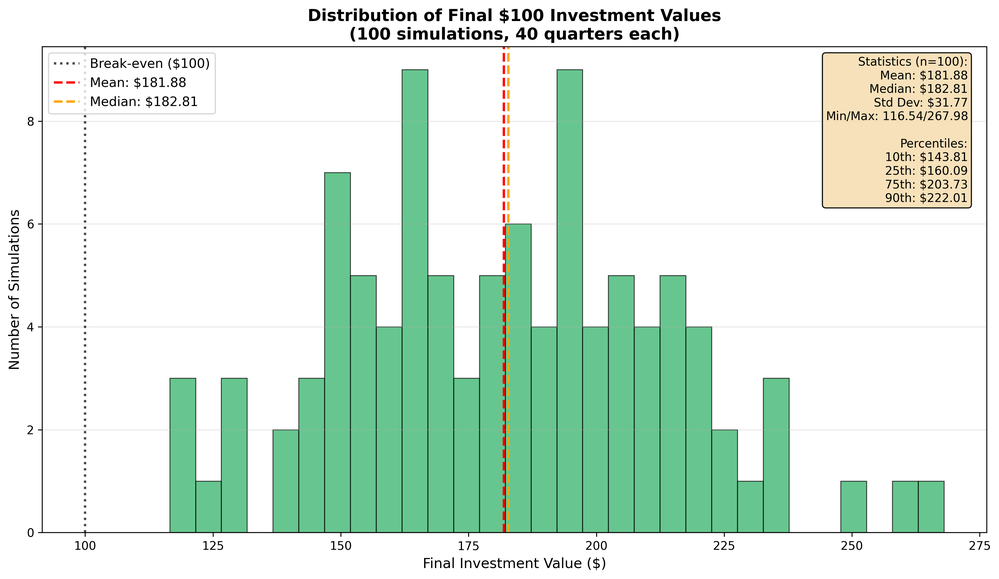
#> input picture batch_plot1_investment_value_distribution.png, 999 x 579 px, shrunk from 3559 x 2064 before the run, found by its file name
$ python generate_overview_pdf.py
#> lines starting #> are read from the running program, lines starting #| are printed output that depends on the picture
#!/usr/bin/env python3
"""
Generate the public PDF overview for the professor quant partnership model.
"""

from pathlib import Path
from textwrap import wrap

import matplotlib

matplotlib.use("Agg")

import matplotlib.pyplot as plt
from matplotlib.backends.backend_pdf import PdfPages
from matplotlib.patches import FancyArrowPatch, FancyBboxPatch


OUTPUT_PATH = Path("professor_quant_partnership_model_overview.pdf")
LETTER_SIZE = (8.5, 11)

COLORS = {
    "ink": "#111827",
    "muted": "#374151",
    "blue": "#e8f2ff",
    "green": "#eaf8ef",
    "yellow": "#fff4d7",
    "red": "#ffecec",
    "violet": "#f1efff",
    "teal": "#0f766e",
    "line": "#1f2937",
}


plt.rcParams.update(
    {
        "font.family": "DejaVu Sans",
        "pdf.fonttype": 42,
        "ps.fonttype": 42,
    }
)


def escape_text(value: str) -> str:
    return value.replace("$", r"\$")


def new_page():
    fig = plt.figure(figsize=LETTER_SIZE, facecolor="white")
    ax = fig.add_axes([0, 0, 1, 1])
    ax.set_xlim(0, 1)
    ax.set_ylim(0, 1)
    ax.axis("off")
    return fig, ax


def save_page(pdf, fig):
    pdf.savefig(fig)
    plt.close(fig)


def add_text(
    ax,
    x,
    y,
    value,
    size=12,
    weight="normal",
    color=None,
    ha="left",
    va="top",
    width=None,
    line_spacing=1.35,
):
    color = color or COLORS["ink"]
    if width:
        lines = []
        for paragraph in value.split("\n"):
            lines.extend(wrap(paragraph, width=width) or [""])
        value = "\n".join(lines)
    ax.text(
        x,
        y,
        escape_text(value),
        fontsize=size,
        fontweight=weight,
        color=color,
        ha=ha,
        va=va,
        linespacing=line_spacing,
    )


def add_box(
    ax,
    x,
    y,
    w,
    h,
    title,
    body="",
    fill="#ffffff",
    metric=None,
    metric_size=20,
    metric_body_x=None,
):
    patch = FancyBboxPatch(
        (x, y),
        w,
        h,
        boxstyle="round,pad=0.012,rounding_size=0.02",
        linewidth=1.6,
        edgecolor=COLORS["line"],
        facecolor=fill,
    )
    ax.add_patch(patch)
    add_text(ax, x + 0.025, y + h - 0.028, title, size=13, weight="bold")
    if metric:
        add_text(ax, x + 0.025, y + h - 0.075, metric, size=metric_size, weight="bold")
        body_x = metric_body_x if metric_body_x is not None else x + min(0.16, w * 0.42)
        wrap_width = max(10, int((x + w - body_x - 0.03) * 70))
        add_text(ax, body_x, y + h - 0.072, body, size=9.8, color=COLORS["muted"], width=wrap_width)
    elif body:
        wrap_width = max(14, int(w * 95))
        add_text(ax, x + 0.025, y + h - 0.07, body, size=10.5, color=COLORS["muted"], width=wrap_width)


def add_arrow(ax, start, end, rad=0.0):
    ax.add_patch(
        FancyArrowPatch(
            start,
            end,
            arrowstyle="-|>",
            mutation_scale=18,
            linewidth=1.8,
            color=COLORS["line"],
            connectionstyle=f"arc3,rad={rad}",
        )
    )


def add_title_page(pdf):
    fig, ax = new_page()
    add_text(ax, 0.08, 0.94, "Professor Quant Partnership Model", size=25, weight="bold")
    add_text(
        ax,
        0.08,
        0.90,
        "A simulation of an LLM-enabled quant hedge fund as an alternative funding source "
        "for university research labs.",
        size=13.5,
        color=COLORS["muted"],
        width=78,
    )
    add_text(
        ax,
        0.08,
        0.835,
        "Repository: https://github.com/huazuhao/professor_quant_partnership_model",
        size=10.5,
        color=COLORS["muted"],
    )

    readme_intro = [
        (
            "This repository studies a new research-lab funding model made possible by the rapid "
            "improvement of LLM coding."
        ),
        (
            "University labs in mathematics, statistics, optimization, simulation, computational "
            "modeling, and related STEM fields already have the talent systematic hedge funds rely on. "
            "The old bottleneck was implementation: turning a research idea into clean data, backtests, "
            "diagnostics, risk controls, deployment code, and monitoring usually took more engineering "
            "time than a short sabbatical or research leave could support."
        ),
        (
            "LLM-assisted coding changes that. A 6- to 12-month sabbatical can now be "
            "enough for professors to help invent or improve systematic trading strategies. If validated "
            "strategies are traded, part of the profits can fund the contributing labs over the following years."
        ),
        (
            "In the current simulation, this loop can start with $20M of initial capital and grow into a "
            "$1B+ fund. The median 10-year investor outcome is about 3x capital, 120 professor/lab groups "
            "receive funding, and five-year lab cumulative compensation is above $1M at the median."
        ),
    ]
    y = 0.785
    for idx, paragraph in enumerate(readme_intro):
        add_text(
            ax,
            0.08,
            y,
            paragraph,
            size=12.5 if idx == 0 else 11.7,
            weight="bold" if idx == 3 else "normal",
            color=COLORS["teal"] if idx == 3 else COLORS["muted"],
            width=76 if idx == 3 else 82,
        )
        y -= 0.095 if idx in (0, 2) else 0.155

    add_text(ax, 0.08, 0.19, "What the simulation tests", size=15, weight="bold")
    add_text(
        ax,
        0.08,
        0.16,
        "Whether focused professor research, LLM-accelerated implementation, fund infrastructure, "
        "strategy profits, and recurring lab support can become a large alternative funding channel "
        "for universities.",
        size=11.5,
        color=COLORS["muted"],
        width=82,
    )
    save_page(pdf, fig)


def add_funding_loop_page(pdf):
    fig, ax = new_page()
    add_text(ax, 0.08, 0.94, "The Funding Loop", size=23, weight="bold")
    add_text(
        ax,
        0.08,
        0.90,
        "A short research leave becomes strategy development, fund infrastructure, and recurring lab support.",
        size=12,
        color=COLORS["muted"],
        width=82,
    )

    y = 0.52
    add_box(ax, 0.07, y, 0.18, 0.11, "Professors", "Math, stats, optimization, simulation, etc.", COLORS["blue"])
    add_box(ax, 0.31, y, 0.18, 0.11, "LLM coding", "Faster prototypes, tests, iteration", COLORS["green"])
    add_box(ax, 0.55, y, 0.18, 0.11, "Strategies", "Invented, improved, validated", COLORS["yellow"])
    add_box(ax, 0.78, y, 0.15, 0.11, "Fund", "Trades validated systems", COLORS["violet"])
    add_arrow(ax, (0.25, y + 0.055), (0.31, y + 0.055))
    add_arrow(ax, (0.49, y + 0.055), (0.55, y + 0.055))
    add_arrow(ax, (0.73, y + 0.055), (0.78, y + 0.055))

    add_box(ax, 0.18, 0.28, 0.27, 0.12, "Lab funding", "Direct payout from fund's operational profit", COLORS["red"])
    add_box(ax, 0.58, 0.28, 0.29, 0.12, "6- to 12-month leave", "A short sabbatical can support several years of lab funding", COLORS["blue"])
    add_arrow(ax, (0.855, y), (0.73, 0.40), rad=0.2)
    add_arrow(ax, (0.58, 0.34), (0.45, 0.34))
    add_arrow(ax, (0.18, 0.34), (0.13, y), rad=-0.25)
    save_page(pdf, fig)
#> in save_page (call 2), `pdf.savefig(fig)`:
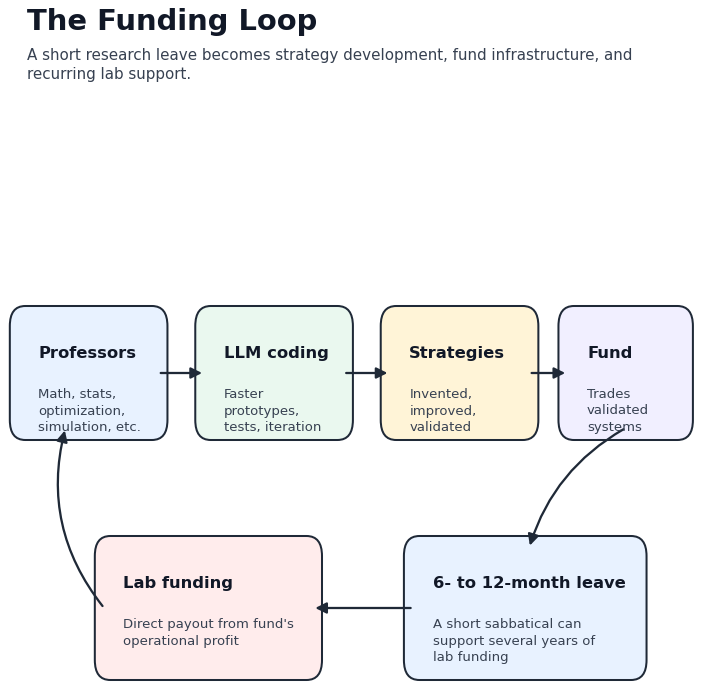
#> figure drawn by matplotlib, 1 panel


def add_accounting_page(pdf):
    fig, ax = new_page()
    add_text(ax, 0.08, 0.94, "Realistic Hedge Fund Accounting", size=23, weight="bold")
    add_text(
        ax,
        0.08,
        0.895,
        "The simulation models the accounting in sequence: operating fee, strategy gains or losses, "
        "investor loss recovery, then professor/lab payouts from eligible profits.",
        size=11.7,
        color=COLORS["muted"],
        width=82,
    )
    add_box(
        ax,
        0.15,
        0.745,
        0.70,
        0.095,
        "Operating fee",
        "A small fee is charged to support fund operations.",
        COLORS["blue"],
        metric="0.25% per quarter",
        metric_size=14.5,
        metric_body_x=0.46,
    )
    add_arrow(ax, (0.50, 0.74), (0.50, 0.69))
    add_box(
        ax,
        0.15,
        0.575,
        0.70,
        0.105,
        "Strategy gains or losses",
        "Trading results are applied to the fund immediately: gains increase it, and losses reduce it.",
        COLORS["yellow"],
    )
    add_arrow(ax, (0.50, 0.57), (0.50, 0.53))
    add_box(
        ax,
        0.15,
        0.410,
        0.70,
        0.105,
        "Investor recovery check",
        "If prior investor losses remain, gains first repair those losses.",
        COLORS["green"],
    )
    add_arrow(ax, (0.50, 0.405), (0.50, 0.365))
    add_box(
        ax,
        0.21,
        0.250,
        0.58,
        0.10,
        "Professor/lab payout pool",
        "A share of profits.",
        COLORS["violet"],
        metric="20%",
    )
    add_arrow(ax, (0.50, 0.245), (0.28, 0.185), rad=-0.12)
    add_arrow(ax, (0.50, 0.245), (0.72, 0.185), rad=0.12)
    add_box(
        ax,
        0.08,
        0.06,
        0.36,
        0.125,
        "Performance payout",
        "For strategy results",
        COLORS["blue"],
        metric="50%",
    )
    add_box(
        ax,
        0.56,
        0.06,
        0.36,
        0.125,
        "$1M safety net",
        "For baseline support",
        COLORS["red"],
        metric="50%",
    )
    add_text(
        ax,
        0.08,
        0.032,
        "Professor/lab payouts are split into two parts: half rewards direct strategy performance, "
        "and half funds the safety net for eligible contributors below the $1M lifetime threshold.",
        size=9.5,
        color=COLORS["muted"],
        width=96,
    )
    save_page(pdf, fig)
#> in save_page (call 3), `pdf.savefig(fig)`:
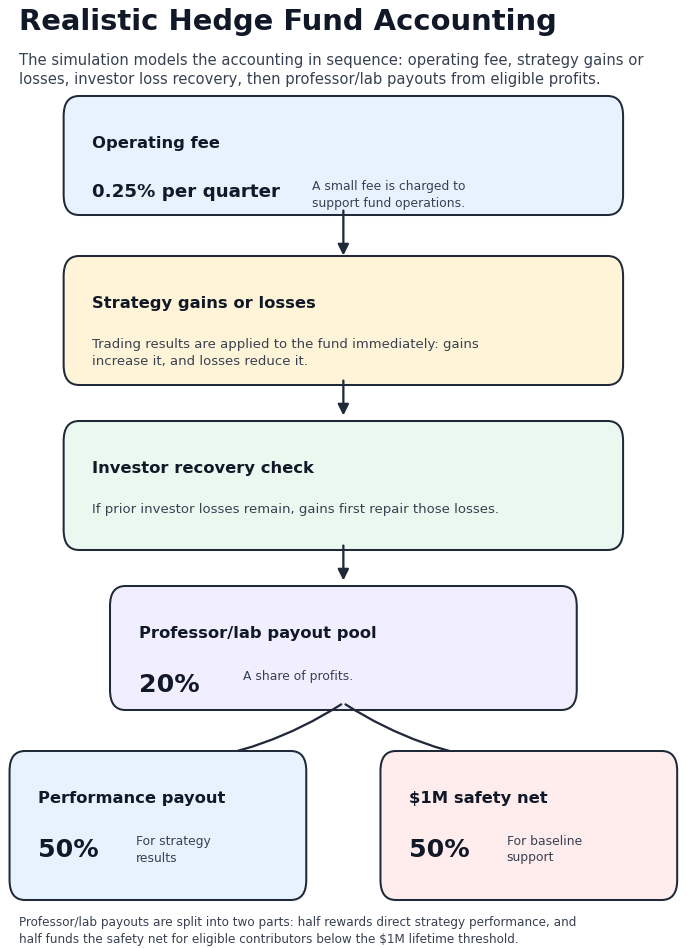
#> figure drawn by matplotlib, 1 panel


def add_results_page(pdf):
    fig, ax = new_page()
    add_text(ax, 0.08, 0.94, "Current Simulation Results", size=23, weight="bold")
    add_text(ax, 0.08, 0.90, "Baseline batch run: 100 paths, 40 quarters, seed 42.", size=12.5, color=COLORS["muted"])
    rows = [
        ("Initial fund capital", "$20 million"),
        ("Final fund size after 10 years", "$1.27 billion median"),
        ("Median 10-year investor value", "$100 grows to $302.52"),
        ("Professor/lab groups receiving funding after 10 years", "120 median"),
        ("Five-year cumulative professor/lab compensation", "$1.34 million median"),
        ("Five-year cumulative compensation, p75", "$1.63 million"),
        ("Five-year cumulative compensation, p90", "$2.00 million"),
    ]
    x0, y0, w, row_h = 0.08, 0.80, 0.84, 0.072
    left_w = 0.54
    right_x = x0 + left_w + 0.03
    ax.add_patch(FancyBboxPatch((x0, y0), w, row_h, boxstyle="square,pad=0", facecolor=COLORS["green"], edgecolor=COLORS["line"], linewidth=1.1))
    add_text(ax, x0 + 0.025, y0 + row_h / 2, "Metric", size=12, weight="bold", va="center")
    add_text(ax, right_x, y0 + row_h / 2, "Current baseline result", size=12, weight="bold", va="center")
    for i, (metric, value) in enumerate(rows):
        yrow = y0 - (i + 1) * row_h
        fill = "#ffffff" if i % 2 == 0 else "#f8fafc"
        ax.add_patch(FancyBboxPatch((x0, yrow), w, row_h, boxstyle="square,pad=0", facecolor=fill, edgecolor="#d1d5db", linewidth=0.8))
        add_text(ax, x0 + 0.025, yrow + row_h / 2, metric, size=11.2, color=COLORS["muted"], va="center")
        add_text(ax, right_x, yrow + row_h / 2, value, size=11.5, weight="bold", va="center")
    add_text(ax, 0.08, 0.12, "Interpretation", size=15, weight="bold")
    add_text(
        ax,
        0.08,
        0.09,
        "These are simulation outputs, not forecasts. The purpose is to test whether the economic loop "
        "is internally coherent and whether the scale of the research-funding impact is large enough to "
        "justify deeper investigation.",
        size=11.5,
        color=COLORS["muted"],
        width=82,
    )
    save_page(pdf, fig)
#> in save_page (call 4), `pdf.savefig(fig)`:
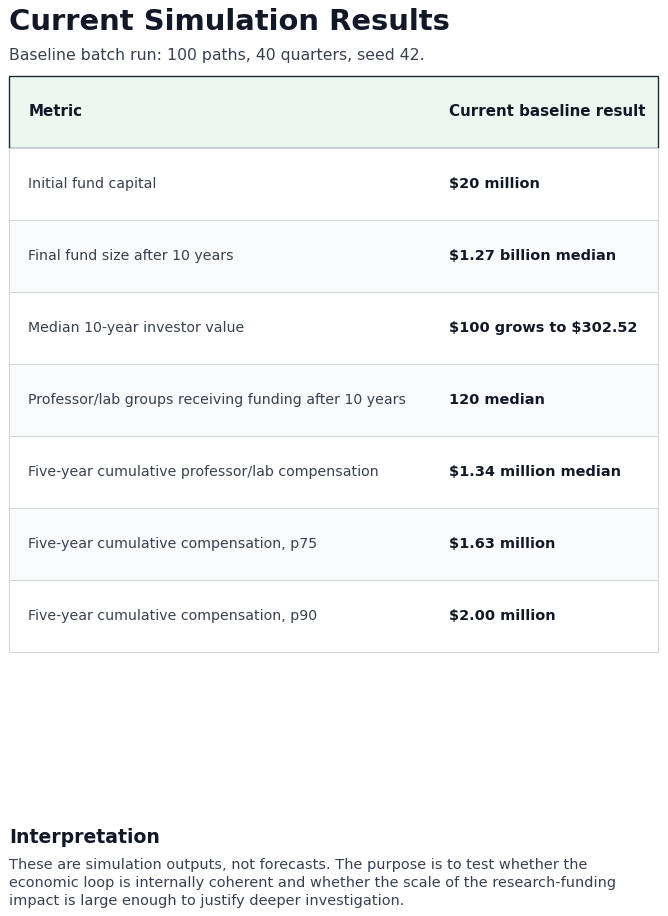
#> figure drawn by matplotlib, 1 panel


def add_chart_page(pdf, image_path: str, title: str):
#> called with title = 'Chart 1: Investor Outcome Distribution'
    fig, ax = new_page()
    add_text(ax, 0.08, 0.94, title, size=21, weight="bold", width=42)
    path = Path(image_path)
    if path.exists():
        image_ax = fig.add_axes([0.06, 0.34, 0.88, 0.40])
        image_ax.imshow(plt.imread(path))
        image_ax.axis("off")
    else:
        add_text(ax, 0.08, 0.82, f"Missing chart: {image_path}", size=12, color=COLORS["muted"])
    save_page(pdf, fig)


def main():
    with PdfPages(OUTPUT_PATH) as pdf:
        add_title_page(pdf)
        add_funding_loop_page(pdf)
        add_accounting_page(pdf)
        add_results_page(pdf)
        add_chart_page(pdf, "batch_plot1_investment_value_distribution.png", "Chart 1: Investor Outcome Distribution")
        add_chart_page(pdf, "batch_plot2_5year_compensation_distribution.png", "Chart 2: Five-Year Professor/Lab Compensation")
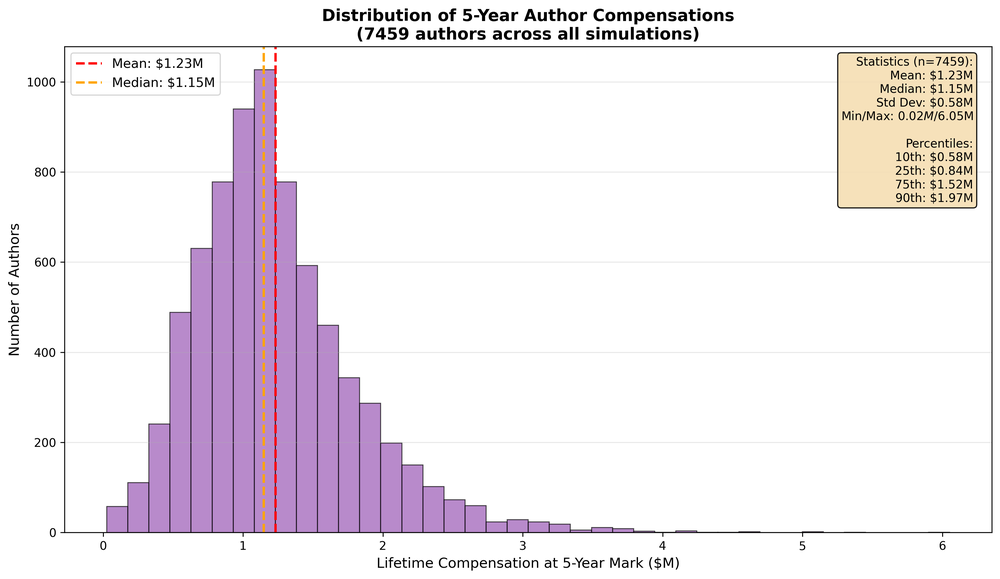
#> input picture batch_plot2_5year_compensation_distribution.png, 1000 x 579 px, shrunk from 3564 x 2064 before the run, found by its file name
        add_chart_page(pdf, "batch_plot3_final_aum_distribution.png", "Chart 3: Final Fund AUM")
#> call 3 of add_chart_page, with image_path = 'batch_plot3_final_aum_distribution.png', title = 'Chart 3: Final Fund AUM'
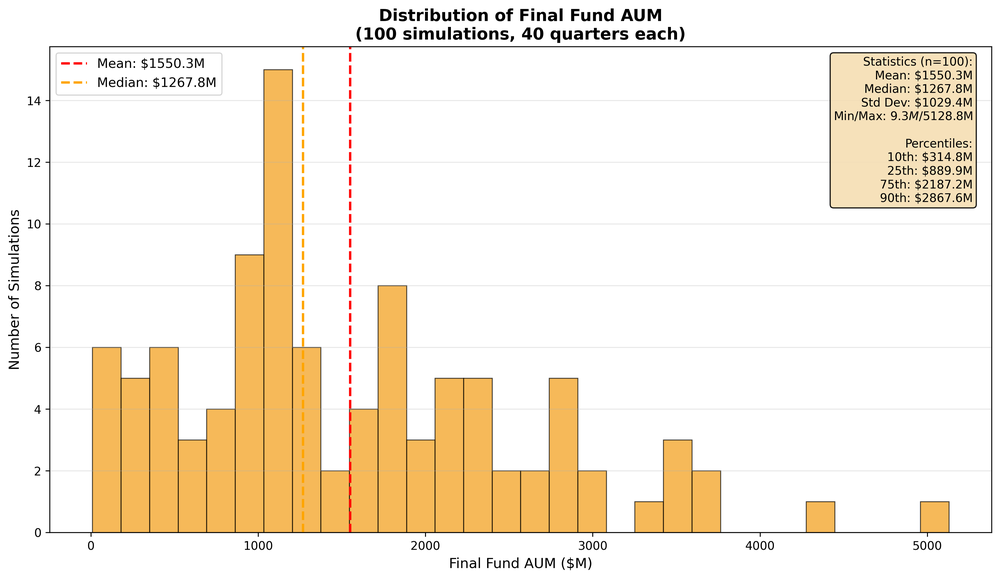
#> input picture batch_plot3_final_aum_distribution.png, 1000 x 579 px, shrunk from 3564 x 2064 before the run, found by its file name
        add_chart_page(pdf, "batch_plot5_paid_author_count_distribution.png", "Chart 4: Professor/Lab Groups Receiving Funding")
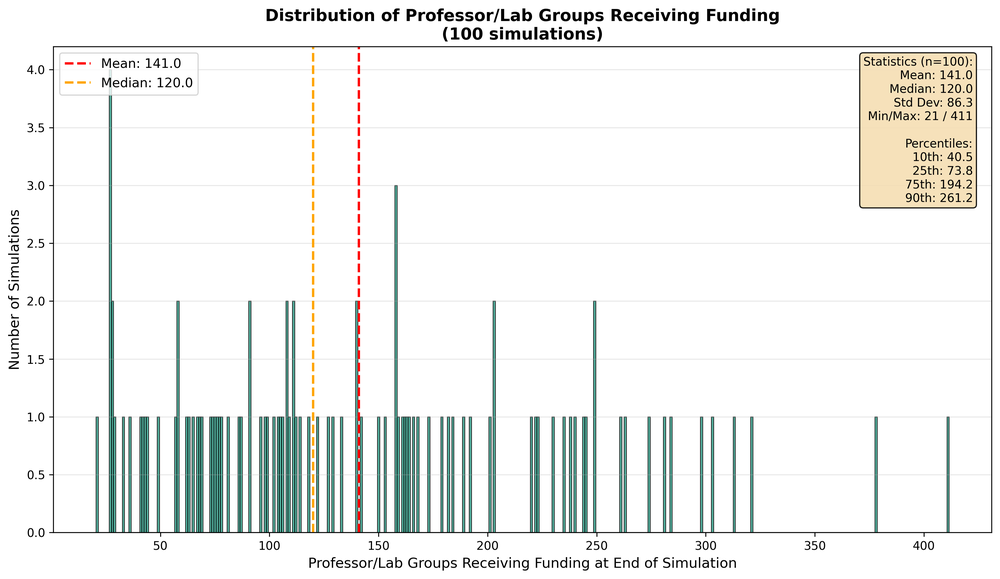
#> input picture batch_plot5_paid_author_count_distribution.png, 1000 x 579 px, shrunk from 3564 x 2064 before the run, found by its file name
    print(f"Wrote {OUTPUT_PATH.resolve()}")


if __name__ == "__main__":
    main()
